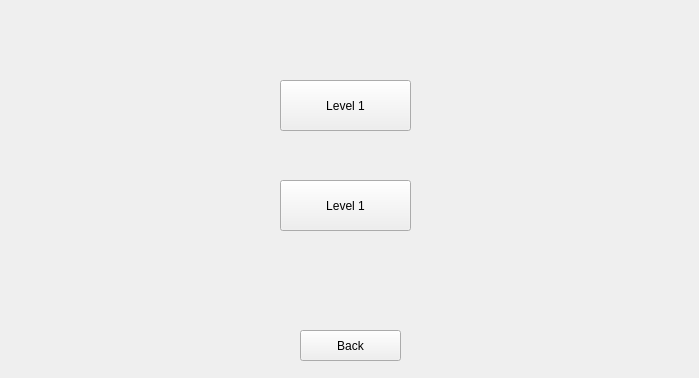
<?xml version="1.0" encoding="UTF-8"?>
<ui version="4.0">
 <class>ChoosingLevel</class>
 <widget class="QWidget" name="ChoosingLevel">
  <property name="geometry">
   <rect>
    <x>0</x>
    <y>0</y>
    <width>699</width>
    <height>378</height>
   </rect>
  </property>
  <property name="windowTitle">
   <string>Form</string>
  </property>
  <widget class="QPushButton" name="level1Button">
   <property name="geometry">
    <rect>
     <x>280</x>
     <y>80</y>
     <width>131</width>
     <height>51</height>
    </rect>
   </property>
   <property name="text">
    <string>Level 1</string>
   </property>
  </widget>
  <widget class="QPushButton" name="level2Button">
   <property name="geometry">
    <rect>
     <x>280</x>
     <y>180</y>
     <width>131</width>
     <height>51</height>
    </rect>
   </property>
   <property name="text">
    <string>Level 1</string>
   </property>
  </widget>
  <widget class="QPushButton" name="exitButton">
   <property name="geometry">
    <rect>
     <x>300</x>
     <y>330</y>
     <width>101</width>
     <height>31</height>
    </rect>
   </property>
   <property name="text">
    <string>Back</string>
   </property>
  </widget>
 </widget>
 <resources/>
 <connections/>
</ui>
